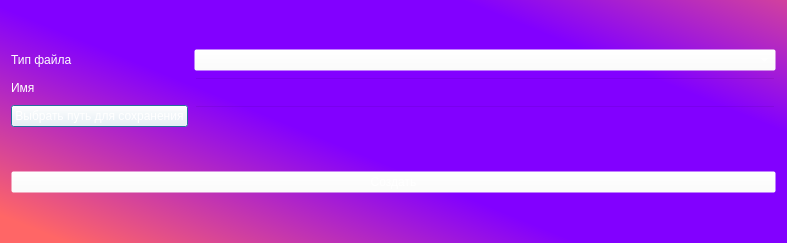
<?xml version="1.0" encoding="UTF-8"?>
<ui version="4.0">
 <class>Dialog</class>
 <widget class="QDialog" name="Dialog">
  <property name="geometry">
   <rect>
    <x>0</x>
    <y>0</y>
    <width>787</width>
    <height>243</height>
   </rect>
  </property>
  <property name="windowTitle">
   <string>Создание отчёта</string>
  </property>
  <property name="styleSheet">
   <string notr="true">QWidget {
	color: white;
	background-color: qlineargradient(spread:reflect, x1:0.647, y1:0.483864, x2:0, y2:0.972, stop:0.298507 rgba(130, 0, 255, 255), stop:0.935323 rgba(255, 102, 102, 255));
	font: 75 12pt &quot;Rubik&quot;;
}
QLabel {
	background-color: rgba(255, 255, 255, 0);
}

QComboBox {
	background-color: rgba(255, 255, 255, 0);
}

QLineEdit {
	background-color: rgba(255, 255, 255, 0);
}

QPushButton {
	background-color: rgba(255, 255, 255, 0);
}

QPushButton:pressed {	
	color: black;
	background-color: #666;
}

QPushButton:hover {
	background-color: #aaa;
}

QTableView {
	background-color: rgba(255, 255, 255, 30); 
	border: 1px solid rgba(255,255,255,40);
	border-bottom-right-radius: 7px; 
	border-bottom-left-radius: 7px; 
	color: white;
}

QHeaderView::section {
	background-color: rgb(53, 53, 53);
	color: white;
	height: 50px;
	font-size: 16pt;
}

QTableView::item {
    border-style: none;
    border-bottom: 1px solid rgba(255,255,255,50);
    padding-left: auto;
    padding-right: auto;
}

QTableView::item:selected{
	border: none;
	color: rgb(255, 255, 255);
    background-color: rgba(255, 255, 255, 50);
}</string>
  </property>
  <layout class="QVBoxLayout" name="verticalLayout">
   <item>
    <layout class="QGridLayout" name="gridLayout">
     <item row="1" column="0">
      <widget class="QLabel" name="lbl_2">
       <property name="text">
        <string>Имя</string>
       </property>
      </widget>
     </item>
     <item row="0" column="1">
      <widget class="QComboBox" name="file_type_box"/>
     </item>
     <item row="0" column="0">
      <widget class="QLabel" name="lbl_1">
       <property name="text">
        <string>Тип файла</string>
       </property>
      </widget>
     </item>
     <item row="2" column="0">
      <widget class="QPushButton" name="get_path_btn">
       <property name="text">
        <string>Выбрать путь для сохранения</string>
       </property>
      </widget>
     </item>
     <item row="1" column="1">
      <widget class="QLineEdit" name="file_name_le">
       <property name="text">
        <string/>
       </property>
      </widget>
     </item>
     <item row="2" column="1">
      <widget class="QLineEdit" name="path_save_le">
       <property name="readOnly">
        <bool>true</bool>
       </property>
      </widget>
     </item>
    </layout>
   </item>
   <item>
    <widget class="QPushButton" name="create_results_btn">
     <property name="text">
      <string>Создать</string>
     </property>
    </widget>
   </item>
  </layout>
 </widget>
 <resources/>
 <connections/>
</ui>
